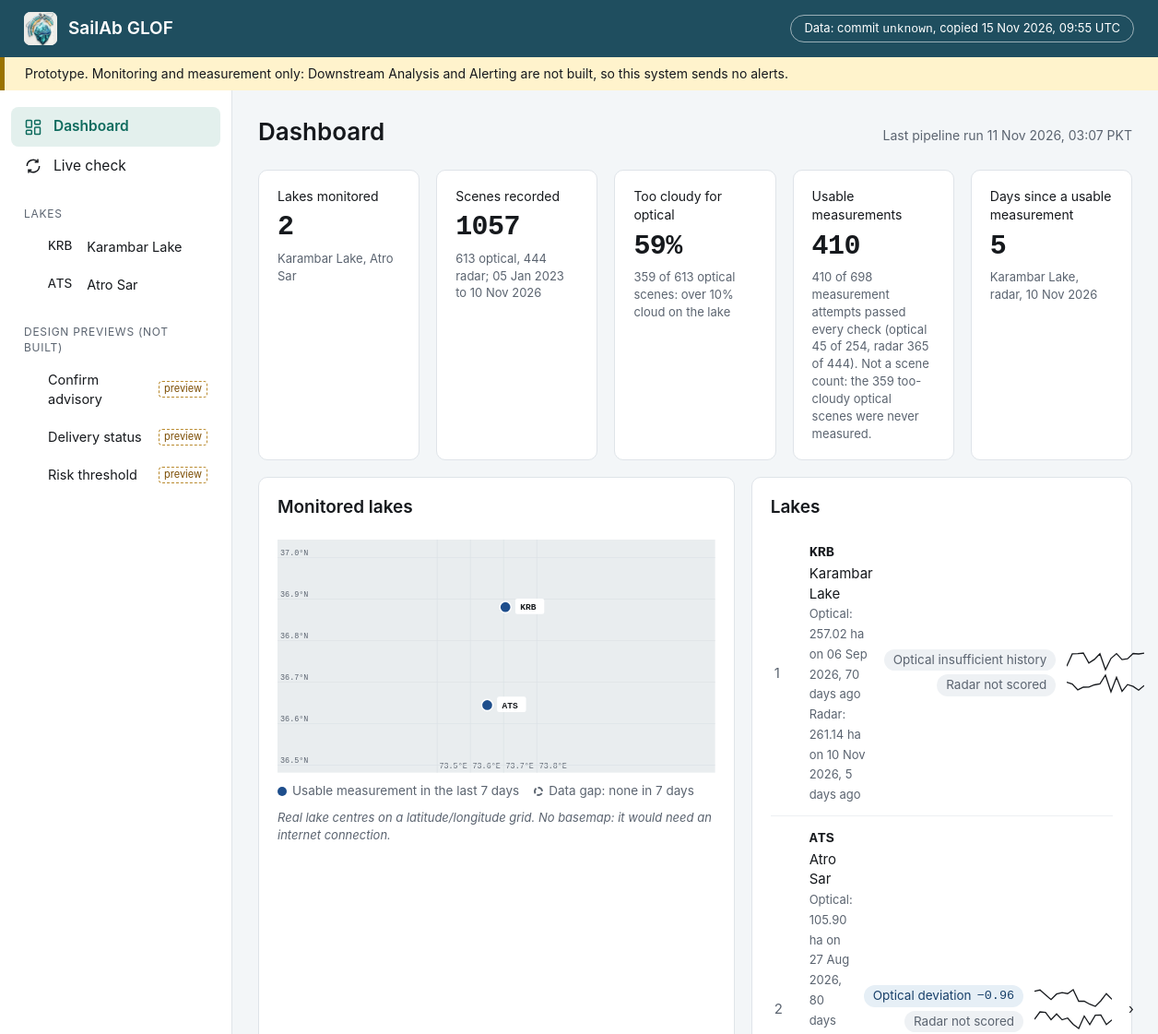
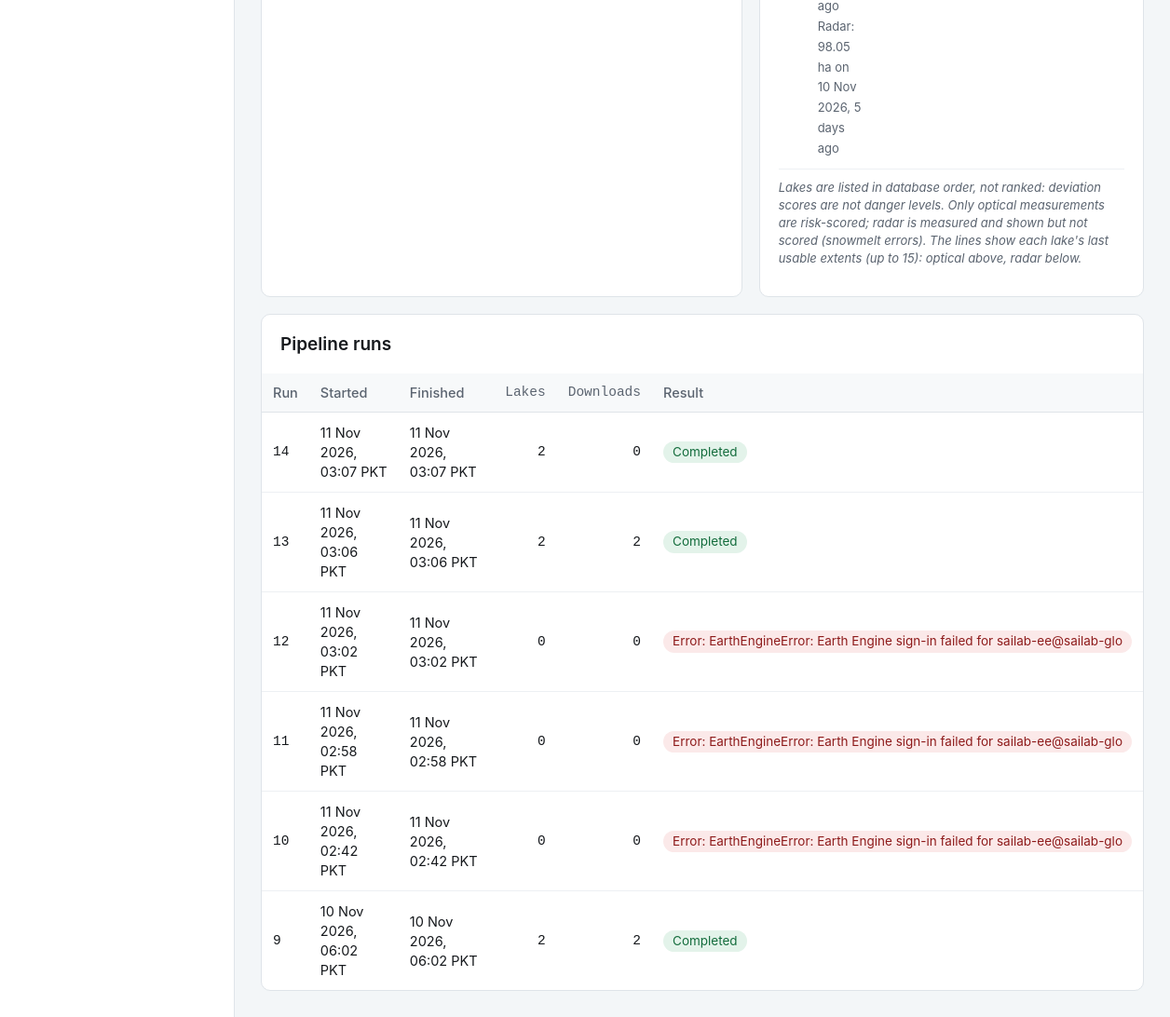
The page / on the database its author committed (2 pictures, top to bottom).
### tables this page shows
CREATE TABLE lake (
    id INTEGER PRIMARY KEY,
    code TEXT NOT NULL UNIQUE,
    name TEXT NOT NULL,
    centre_lon REAL NOT NULL,
    centre_lat REAL NOT NULL,
    boundary_radius_m REAL NOT NULL,
    growth_distance_limit_m REAL NOT NULL DEFAULT 2500
);

CREATE TABLE run_log (
    id INTEGER PRIMARY KEY,
    started_at TEXT NOT NULL,
    finished_at TEXT,
    lakes_processed INTEGER NOT NULL DEFAULT 0,
    scenes_downloaded INTEGER NOT NULL DEFAULT 0,
    errors TEXT
);

CREATE TABLE scene (
    id INTEGER PRIMARY KEY,
    lake_id INTEGER NOT NULL REFERENCES lake(id),
    source TEXT NOT NULL,
    acquired_at TEXT NOT NULL,
    cloud_fraction REAL,
    file_path TEXT NOT NULL,
    downloaded_at TEXT NOT NULL
);

CREATE TABLE measurement (
    id INTEGER PRIMARY KEY,
    scene_id INTEGER NOT NULL UNIQUE REFERENCES scene(id),
    lake_id INTEGER NOT NULL REFERENCES lake(id),
    sensor TEXT NOT NULL,
    extent_ha REAL,
    status TEXT NOT NULL,
    measured_at TEXT NOT NULL
);

CREATE TABLE risk_score (
    id INTEGER PRIMARY KEY,
    lake_id INTEGER NOT NULL REFERENCES lake(id),
    measurement_id INTEGER NOT NULL REFERENCES measurement(id),
    method TEXT NOT NULL,
    status TEXT NOT NULL,
    baseline_ha REAL,
    deviation_score REAL,
    scored_at TEXT NOT NULL
, score_0_100 REAL, reason TEXT);

### webapp/main.py (the view)
    @app.get("/", response_class=HTMLResponse)
    def dashboard_page(request: Request) -> HTMLResponse:
        with read_only() as conn:
            d = pages.dashboard(conn, today())
        return render(request, "dashboard.html", "dashboard", d)

### webapp/templates/dashboard.html (shortened to what this page needs)
{% extends "base.html" %}
{% from "_macros.html" import score_chip, radar_not_scored, icon_info, icon_warn, icon_error %}
{% block main %}
<div class="page-head">
  <h1>Dashboard</h1>
  <span class="meta">
    {% if d.latest_run %}Last pipeline run {{ d.latest_run.started_at | pkt }}{% else %}No pipeline run recorded{% endif %}
  </span>
</div>
<div class="grid kpis">
  <div class="card kpi"><div class="label">Lakes monitored</div>
    <div class="value">{{ d.lakes | length }}</div>
    <div class="note">{% for l in d.lakes %}{{ l.name }}{{ ", " if not loop.last }}{% endfor %}</div></div>
  <div class="card kpi"><div class="label">Scenes recorded</div>
    <div class="value">{{ d.totals.scene }}</div>
    <div class="note">{{ d.totals.optical_scenes }} optical, {{ d.totals.radar_scenes }} radar{% if d.first_scene %}; {{ d.first_scene | date }} to {{ d.last_scene | date }}{% endif %}</div></div>
  <div class="card kpi"><div class="label">Too cloudy for optical</div>
    <div class="value">{% if d.too_cloudy_pct is not none %}{{ "%.0f" | format(d.too_cloudy_pct) }}%{% else %}—{% endif %}</div>
    <div class="note">{{ d.totals.too_cloudy }} of {{ d.totals.optical_scenes }} optical scenes: over 10% cloud on the lake</div></div>
  <div class="card kpi"><div class="label">Usable measurements</div>
    <div class="value">{{ d.totals.optical_ok + d.totals.radar_ok }}</div>
    <div class="note">{{ d.totals.optical_ok + d.totals.radar_ok }} of {{ d.totals.optical_measurements + d.totals.radar_measurements }} measurement attempts passed every check
      (optical {{ d.totals.optical_ok }} of {{ d.totals.optical_measurements }}, radar {{ d.totals.radar_ok }} of {{ d.totals.radar_measurements }}).
      Not a scene count: the {{ d.totals.too_cloudy }} too-cloudy optical scenes were never measured.</div></div>
  <div class="card kpi"><div class="label">Days since a usable measurement</div>
    <div class="value">{% if d.freshest %}{{ d.freshest.days_since_any_ok }}{% else %}—{% endif %}</div>
    <div class="note">{% if d.freshest %}{% set fs = d.freshest.summary %}{{ d.freshest.name }},
      {% if fs.radar.days_since_last_ok is not none and (fs.days_since_last_ok is none or fs.radar.days_since_last_ok < fs.days_since_last_ok) %}radar, {{ fs.radar.latest_ok_measurement.acquired_at | date }}{% else %}optical, {{ fs.latest_ok_measurement.acquired_at | date }}{% endif %}{% else %}none yet{% endif %}</div></div>
</div>
<div class="grid two">
  <section class="card">
    <div class="card-head"><h2>Monitored lakes</h2></div>
    {% if d.map_svg %}{{ d.map_svg | safe }}{% endif %}
    <div class="legend" style="margin-top:10px">
      <span><i style="background:#1e4e8c"></i>Usable measurement in the last {{ stale_days }} days</span>
      <span><i style="background:#fff;border:2px dashed #5b6470"></i>Data gap: none in {{ stale_days }} days</span>
    </div>
    <p class="footnote">Real lake centres on a latitude/longitude grid. No basemap: it would need an internet connection.</p>
  </section>
  <section class="card">
    <h2>Lakes</h2>
    {% for l in d.lakes %}
    {% set s = l.summary %}{% set r = s.radar %}
    <a class="lake-row" href="/lakes/{{ l.code }}">
      <span class="rank">{{ loop.index }}</span>
      <span><span class="code">{{ l.code }}</span> {{ l.name }}<br>
        <span class="sub">Optical: {% if s.latest_ok_measurement %}{{ s.latest_ok_measurement.extent_ha | ha }} on {{ s.latest_ok_measurement.acquired_at | date }}, {{ s.days_since_last_ok }} days ago{% else %}No usable measurement yet{% endif %}</span><br>
        <span class="sub">Radar: {% if r.latest_ok_measurement %}{{ r.latest_ok_measurement.extent_ha | ha }} on {{ r.latest_ok_measurement.acquired_at | date }}, {{ r.days_since_last_ok }} days ago{% else %}No usable measurement yet{% endif %}</span></span>
      <span style="display:flex;flex-direction:column;gap:4px;align-items:flex-end">{{ score_chip(s.latest_risk_score, "optical") }}{{ radar_not_scored() }}</span>
      <span style="display:flex;flex-direction:column;gap:2px">{{ l.sparkline | safe }}{{ l.radar_sparkline | safe }}</span>
      <span>›</span>
    </a>
    {% endfor %}
    <p class="footnote">Lakes are listed in database order, not ranked: deviation scores are not danger levels.
      Only optical measurements are risk-scored; radar is measured and shown but not scored (snowmelt errors).
      The lines show each lake's last usable extents (up to 15): optical above, radar below.</p>
  </section>
</div>
<section class="card table-card mt">
  <h2>Pipeline runs</h2>
  <table>
    <tr><th>Run</th><th>Started</th><th>Finished</th><th class="num">Lakes</th><th class="num">Downloads</th><th>Result</th></tr>
    {% for r in d.runs %}
    <tr>
      <td class="mono">{{ r.id }}</td>
      <td>{{ r.started_at | pkt }}</td>
      <td>{{ r.finished_at | pkt }}</td>
      <td class="num">{{ r.lakes_processed }}</td>
      <td class="num">{{ r.scenes_downloaded }}</td>
      <td>{% if r.errors %}<span class="chip error" title="{{ r.errors }}">Error: {{ r.errors.splitlines()[0][:70] }}</span>{% elif r.finished_at %}<span class="chip ok">Completed</span>{% else %}<span class="chip warn">Not finished</span>{% endif %}</td>
    </tr>
    {% else %}
    <tr><td colspan="6">No pipeline run recorded.</td></tr>
    {% endfor %}
  </table>
</section>
{% endblock %}

### webapp/templates/base.html (shortened to what this page needs)
<!doctype html>
<html lang="en">
<head>
  <link rel="stylesheet" href="/static/style.css">
</head>
<body>
  <header class="topbar">
    <a class="brand" href="/"><img src="/static/logo_mark.png" alt="">SailAb GLOF</a>
    <a class="provenance" href="/api/provenance" title="Which published database state these pages show">
      Data: commit <span class="mono">{{ provenance.git_commit or "unknown" }}</span>, copied {{ provenance.copied_at | utc_time }}
    </a>
  </header>
  <div class="banner-top">
    Prototype. Monitoring and measurement only: Downstream Analysis and Alerting are not built, so this system sends no alerts.
  </div>
  <div class="layout">
    <nav class="sidebar">
      <a href="/" class="{{ 'active' if nav == 'dashboard' }}">
        <svg viewBox="0 0 24 24" fill="none" stroke="currentColor" stroke-width="1.8"><rect x="3" y="3" width="7" height="9" rx="1"/><rect x="14" y="3" width="7" height="5" rx="1"/><rect x="14" y="12" width="7" height="9" rx="1"/><rect x="3" y="16" width="7" height="5" rx="1"/></svg>
        Dashboard</a>
      <a href="/live" class="{{ 'active' if nav == 'live' }}">
        <svg viewBox="0 0 24 24" fill="none" stroke="currentColor" stroke-width="1.8"><path d="M4 12a8 8 0 0 1 14-5.3M20 12a8 8 0 0 1-14 5.3"/><path d="M18 3v4h-4M6 21v-4h4"/></svg>
        Live check</a>
      <div class="section">Lakes</div>
      {% for l in nav_lakes %}
      <a href="/lakes/{{ l.code }}" class="sub {{ 'active' if nav == l.code }}"><span class="mono">{{ l.code }}</span>&nbsp;{{ l.name }}</a>
      {% endfor %}
      <div class="section">Design previews (not built)</div>
      <a href="/preview/confirm-advisory" class="sub preview-link {{ 'active' if nav == 'p-confirm' }}">Confirm advisory</a>
      <a href="/preview/delivery-status" class="sub preview-link {{ 'active' if nav == 'p-delivery' }}">Delivery status</a>
      <a href="/preview/risk-threshold" class="sub preview-link {{ 'active' if nav == 'p-threshold' }}">Risk threshold</a>
    </nav>
    <main>{% block main %}{% endblock %}</main>
  </div>
</body>
</html>

### webapp/templates/_macros.html (shortened to what this page needs)
{% macro score_chip(score, sensor=None) -%}
  {%- set who = (sensor ~ " ") if sensor else "" -%}
  {%- if score is none -%}
    <span class="chip muted" title="No {{ who }}risk score has been computed for this lake yet">{{ who | capitalize }}{{ "no score yet" if sensor else "No score yet" }}</span>
  {%- elif score.status == 'insufficient_history' -%}
    <span class="chip muted" title="Not enough earlier same-month {{ who }}measurements to say what is normal (check F: 5 values from 2 years)">{{ who | capitalize }}{{ "insufficient history" if sensor else "Insufficient history" }}</span>
  {%- else -%}
    <span class="chip score{{ ' radar' if sensor == 'radar' }}" title="Deviation score: standard deviations from this lake's earlier {{ who }}values in the same calendar month. Not a probability or danger level.">{{ who | capitalize }}{{ "deviation" if sensor else "Deviation" }} <span class="num">{{ score.deviation_score | score }}</span></span>
  {%- endif -%}
{%- endmacro %}
{% macro radar_not_scored() -%}
<span class="chip muted" title="Radar is measured and shown, but not risk-scored in this build: during snowmelt (April-June) wet snow looks like water on radar, and those errors produced false anomalies. In summer radar reads +5.2% (Karambar) and -6.4% (Atro Sar) against near-same-day optical, on 16 scenes from 2 lakes.">Radar not scored</span>
{%- endmacro %}

### rows shown on the page
lake: code "KRB", name "Karambar Lake", last ",", freshest.name "Karambar Lake", days_since_last_ok "70", days_since_last_ok "5", who "Optical", value "insufficient history"
lake: code "ATS", name "Atro Sar", map_svg "73.5°E 73.6°E 73.7°E 73.8°E 36.5°N 36.6°N 36.7°N 36.8°N 36.9°N 37.0°N KRB ATS", days_since_last_ok "80", days_since_last_ok "5", who "Optical", value "deviation"
run_log: latest_run.started_at|pkt "11 Nov 2026, 03:07 PKT", id "14", started_at|pkt "11 Nov 2026, 03:07 PKT", finished_at|pkt "11 Nov 2026, 03:07 PKT", lakes_processed "2", scenes_downloaded "0", shows "Completed"
scene: radar.latest_ok_measurement.acquired_at "10 Nov 2026", latest_ok_measurement.acquired_at "10 Nov 2026"
measurement: latest_ok_measurement.extent_ha|ha "257.02 ha"
scene: latest_ok_measurement.acquired_at "06 Sep 2026"
measurement: latest_ok_measurement.extent_ha|ha "261.14 ha"
measurement: latest_ok_measurement.extent_ha|ha "105.90 ha"
scene: latest_ok_measurement.acquired_at "27 Aug 2026"
measurement: latest_ok_measurement.extent_ha|ha "98.05 ha"
scene: latest_ok_measurement.acquired_at "10 Nov 2026"
risk_score: deviation_score|score "−0.96"
run_log: id "13", started_at|pkt "11 Nov 2026, 03:06 PKT", finished_at|pkt "11 Nov 2026, 03:06 PKT", lakes_processed "2", scenes_downloaded "2", shows "Completed"
run_log: id "12", started_at|pkt "11 Nov 2026, 03:02 PKT", finished_at|pkt "11 Nov 2026, 03:02 PKT", lakes_processed "0", scenes_downloaded "0", errors "EarthEngineError: Earth Engine sign-in failed for sailab-ee@sailab-glo"
run_log: id "11", started_at|pkt "11 Nov 2026, 02:58 PKT", finished_at|pkt "11 Nov 2026, 02:58 PKT", lakes_processed "0", scenes_downloaded "0", errors "EarthEngineError: Earth Engine sign-in failed for sailab-ee@sailab-glo"
run_log: id "10", started_at|pkt "11 Nov 2026, 02:42 PKT", finished_at|pkt "11 Nov 2026, 02:42 PKT", lakes_processed "0", scenes_downloaded "0", errors "EarthEngineError: Earth Engine sign-in failed for sailab-ee@sailab-glo"
run_log: id "9", started_at|pkt "10 Nov 2026, 06:02 PKT", finished_at|pkt "10 Nov 2026, 06:02 PKT", lakes_processed "2", scenes_downloaded "2", shows "Completed"

### other values the page prints
{{ provenance.git_commit or "unknown" }} "unknown"
{{ provenance.copied_at | utc_time }} "15 Nov 2026, 09:55 UTC"
{{ d.lakes | length }} "2"
{{ d.totals.scene }} "1057"
{{ d.totals.optical_scenes }} "613"
{{ d.totals.radar_scenes }} "444"
{{ d.first_scene | date }} "05 Jan 2023"
{{ d.last_scene | date }} "10 Nov 2026"
{{ "%.0f" | format(d.too_cloudy_pct) }} "59"
{{ d.totals.too_cloudy }} "359"
{{ d.totals.optical_ok + d.totals.radar_ok }} "410"
{{ d.totals.optical_measurements + d.totals.radar_measurements }} "698"
{{ d.totals.optical_ok }} "45"
{{ d.totals.optical_measurements }} "254"
{{ d.totals.radar_ok }} "365"
